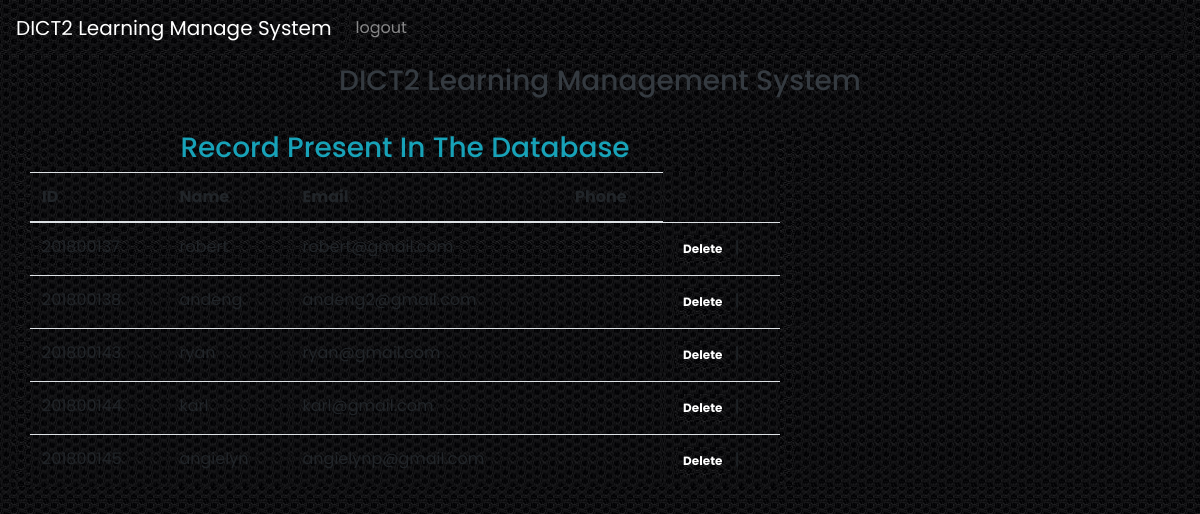
The app's page /admin_page.php (signed in) with its own data.
### tables this page shows
CREATE TABLE `d_user` (
  `id` int(100) NOT NULL,
  `name` varchar(100) NOT NULL,
  `email` varchar(100) NOT NULL,
  `password` varchar(100) NOT NULL,
  `phone` varchar(100) NOT NULL,
  `user_type` varchar(50) NOT NULL
);

### admin_page.php (the view, shortened to what this page needs)
<?php
include 'action.php';
?>
<!DOCTYPE html>
<html lang="en">
<head>
   <link rel="stylesheet" href="css/style.css">
   <link rel="stylesheet" href="https://cdn.jsdelivr.net/npm/bootstrap@4.6.1/dist/css/bootstrap.min.css">
</head>
<body>
<nav class="navbar navbar-expand-md bg-dark navbar-dark">
  <a class="navbar-brand" href="#">DICT2 Learning Manage System</a>
  <div class="collapse navbar-collapse" id="collapsibleNavbar">
    <ul class="navbar-nav">
      <li class="nav-item">
      <li class="nav-item">
        <a class="nav-link" href="logout.php">logout</a>
      </li>
    </ul>
  </div>
</nav>
<div class="container-fluid">
    <div class="row justify-content-center">
        <div class="col-md-10">
            <h3 class="text-center text-dark mt-2">DICT2 Learning Management System</h3>
          <hr>
        </div>
    </div>
        <div class="col-md-8">
        <?php
          $query = "Select * from d_user";
          $stmt = $con->prepare($query);
          $stmt->execute();
          $result = $stmt->get_result();
        ?>
            <h3 class="text-center text-info">Record Present In The Database</h3>
            <table class="table table-hover">
    <thead>
      <tr>
        <th>ID</th>
        <th>Name</th>
        <th>Email</th>
        <th>Phone</th>
      </tr>
    </thead>
    <tbody>
    <?php while($row = $result->fetch_assoc()){ ?>
      <tr>
        <td><?= $row['id']; ?></td>
        <td><?= $row['name']; ?></td>
        <td><?= $row['email']; ?></td>
        <td><?= $row['phone']; ?></td>
        <td>
            <a href="action.php?delete=<?= $row['id'] ?>" class="badge badge-danger p-2" onclick = "return confirm ('Do you want to delete the record');";>Delete</a> |
        </td>
      </tr>
    <?php } ?>
    </tbody>
  </table>
        </div>
    </div>
</body>
</html>

### css/style.css (style rules this page uses)
* { font-family: 'Poppins', sans-serif; margin:0; padding:0; box-sizing: border-box; outline: none; border:none; text-decoration: none; background: url("../images/background.jpg"); }
a { color: #67b3ee; text-decoration: none; background-color: transparent; }

### records on screen
d_user: id "201800137", name "robert", email "robert@gmail.com"
d_user: id "201800138", name "andeng", email "andeng2@gmail.com"
d_user: id "201800143", name "ryan", email "ryan@gmail.com"
d_user: id "201800144", name "karl", email "karl@gmail.com"
d_user: id "201800145", name "angielyn", email "angielynp@gmail.com"
